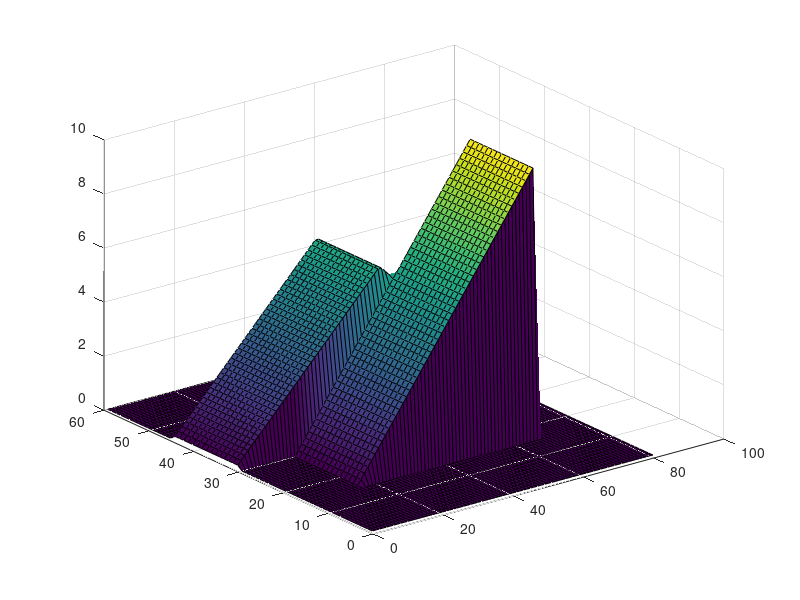

Recreate this plot in MATLAB. (Note: this script raises an error after producing the figure.)
% Function to make ramps test surface for shape from shapelet testing
%
% Usage:
%           function [z,s,t] = testp(noise)
%
% Arguments:
%              noise - An optional parameter specifying the standard
%                      deviation of Gaussian noise to add to the slant and tilt
%                      values. 
% Returns;
%              z     - A 2D array of surface height values which can be
%                      viewed using surf(z)
%              s,t   - Corresponding arrays of slant and tilt angles in
%                      radians for each point on the surface.

% Copyright (c) 2003-2005 Peter Kovesi
% School of Computer Science & Software Engineering
% The University of Western Australia
% http://www.csse.uwa.edu.au/
% 
% Permission is hereby granted, free of charge, to any person obtaining a copy
% of this software and associated documentation files (the "Software"), to deal
% in the Software without restriction, subject to the following conditions:
% 
% The above copyright notice and this permission notice shall be included in 
% all copies or substantial portions of the Software.
%
% The Software is provided "as is", without warranty of any kind.

% July      2003  - Original version
% August    2005  - Changes to accommodate Octave
% September 2008  - Needle plot reinstated for Octave

function [z,s,t] = testp(noise)

    Octave = exist('OCTAVE_VERSION', 'builtin') == 5; % Are we running under Octave

    if nargin == 0
	noise = 0;
    end
    
    p1 = [zeros(1,15) [0:.2:10] zeros(1,15)];
    p2 = zeros(1,length(p1));
    n = ceil(length(p1)/2);
    p3 = [1:n n:-1:1]/n*6;
    p3 = p3(1:length(p1));
    
    z = [ones(15,1)*p2
	 ones(15,1)*p1
	 ones(15,1)*p3
	 ones(15,1)*p2];
    
    
    figure(1); clf;% surfl(z), shading interp; colormap(copper);
    surf(z);       % colormap(white);
    
    [dx, dy] = gradient(z);
    [s,t] = grad2slanttilt(dx,dy);
    
    [rows,cols] = size(s);

    if noise
	if Octave
	    t = t + noise*randn(rows,cols);
	    s = s + noise*randn(rows,cols);	   
	else
	    t = t + random('Normal',0,noise,rows,cols);  % add noise to tilt
	    s = s + random('Normal',0,noise,rows,cols);  % ... and slant
	end
	% constrain noisy slant values to 0-pi
	s = max(s, 0);
	s = min(s, pi/2-0.05);  % -0.05 to avoid infinite gradient
    end
    
    figure(2),needleplotst(s,t,5,2), axis('off')
    
    
